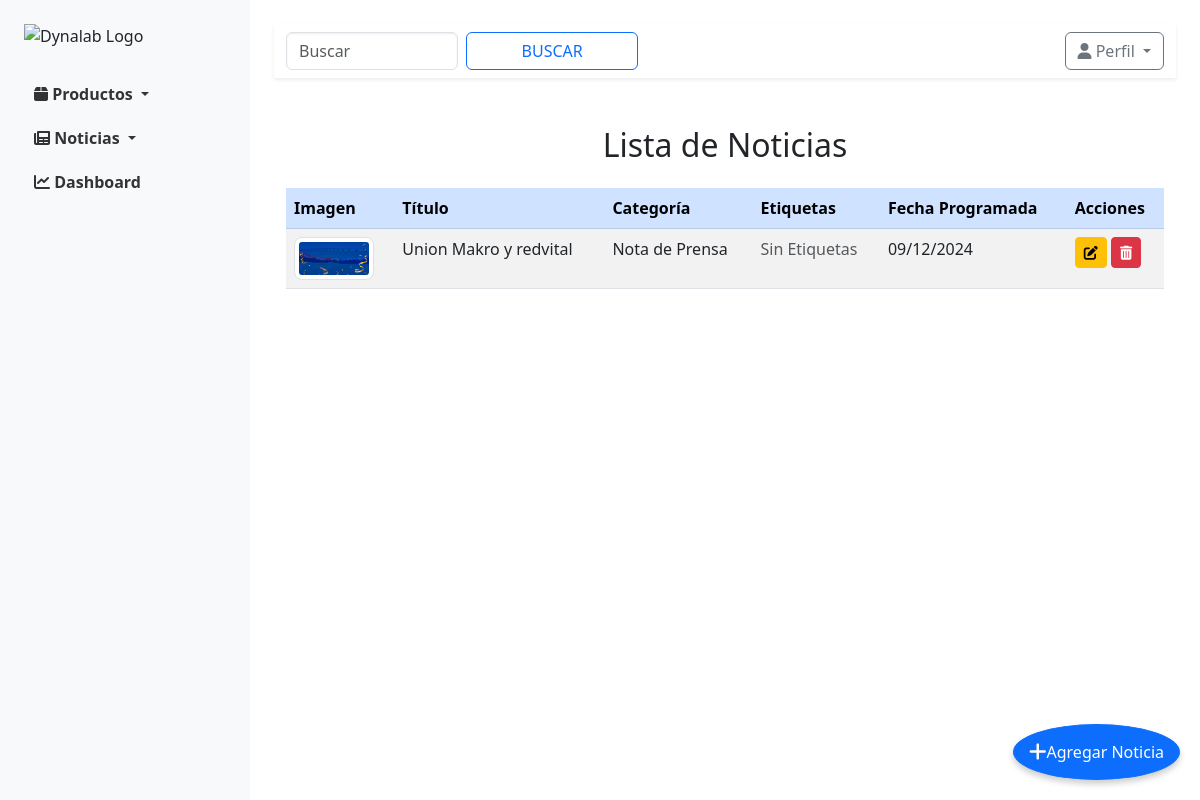
The app's page /news/ (signed in) with its own data.
### news/models.py (models this page shows, shortened)
class News(models.Model):
    title = models.CharField(max_length=255)
    content = models.TextField()
    category = models.ForeignKey('NewsCategory', on_delete=models.CASCADE, related_name='news')  # Relación con NewsCategory
    tags = models.CharField(max_length=255, blank=True, null=True)
    scheduled_date = models.DateField()
    image = models.ImageField(upload_to='news/images/', blank=True, null=True)  # Campo para subir imagenes

class NewsCategory(models.Model):
    name = models.CharField(max_length=255)
    description = models.TextField(blank=True, null=True)

### users/middleware.py (the view)
        def wrapper_func(request, *args, **kwargs):
            if request.user.is_authenticated and request.user.role in allowed_roles:
                return view_func(request, *args, **kwargs)
            else:
                return redirect('no_permitido')  # Vista de acceso denegado

### news/views.py (called while the page is built)
@role_required(allowed_roles=['admin', 'editor'])
def lista_noticias(request):
    noticias = News.objects.all()
    return render(request, 'news/lista_noticias.html', {'noticias': noticias})

### news/templates/news/lista_noticias.html (shortened to what this page needs)
{% extends 'base.html' %}
{% block content %}
<div class="container mt-5">
    <h2 class="text-center mb-4">Lista de Noticias</h2>
    <a href="{% url 'news:crear_noticia' %}" class="btn btn-primary btn-floating">
        <i class="fas fa-plus"></i> Agregar Noticia
    </a>
    <table class="table table-striped table-hover mt-3">
        <thead class="table-primary">
            <tr>
                <th>Imagen</th>
                <th>Título</th>
                <th>Categoría</th>
                <th>Etiquetas</th>
                <th>Fecha Programada</th>
                <th>Acciones</th>
            </tr>
        </thead>
        <tbody>
            {% for noticia in noticias %}
            <tr>
                <td>
                    {% if noticia.image %}
                    <img src="{{ noticia.image.url }}" alt="{{ noticia.title }}" class="img-thumbnail" style="width: 80px; height: auto;">
                    {% else %}
                    <span class="text-muted">Sin Imagen</span>
                    {% endif %}
                </td>
                <td>{{ noticia.title }}</td>
                <td>{{ noticia.category.name }}</td>
                <td>
                    {% if noticia.tags %}
                    <span class="badge bg-info">{{ noticia.tags }}</span>
                    {% else %}
                    <span class="text-muted">Sin Etiquetas</span>
                    {% endif %}
                </td>
                <td>{{ noticia.scheduled_date|date:"d/m/Y" }}</td>
                <td>
                    <a href="{% url 'news:editar_noticia' noticia.pk %}" class="btn btn-sm btn-warning" title="Editar">
                        <i class="fas fa-edit"></i>
                    </a>
                    <a href="{% url 'news:eliminar_noticia' noticia.pk %}" class="btn btn-sm btn-danger" title="Eliminar">
                        <i class="fas fa-trash-alt"></i>
                    </a>
                </td>
            </tr>
            {% endfor %}
        </tbody>
    </table>
</div>
{% endblock %}

### news/templates/news/lista_noticias.html (style rules this page uses)
.btn-floating { position: fixed; bottom: 20px; right: 20px; z-index: 1000; padding: 15px; border-radius: 50%; display: flex; align-items: center; justify-content: center; box-shadow: 0px 4px 6px rgba(0, 0, 0, 0.2); }
.btn-floating i { font-size: 20px; }
.table-striped tbody tr:nth-of-type(odd) { background-color: rgba(0, 0, 0, 0.05); }
.img-thumbnail { border-radius: 8px; object-fit: cover; }

### records on screen
News: image (picture), title "Union Makro y redvital", category.name "Nota de Prensa", shows "Sin Etiquetas", scheduled_date "09/12/2024"
